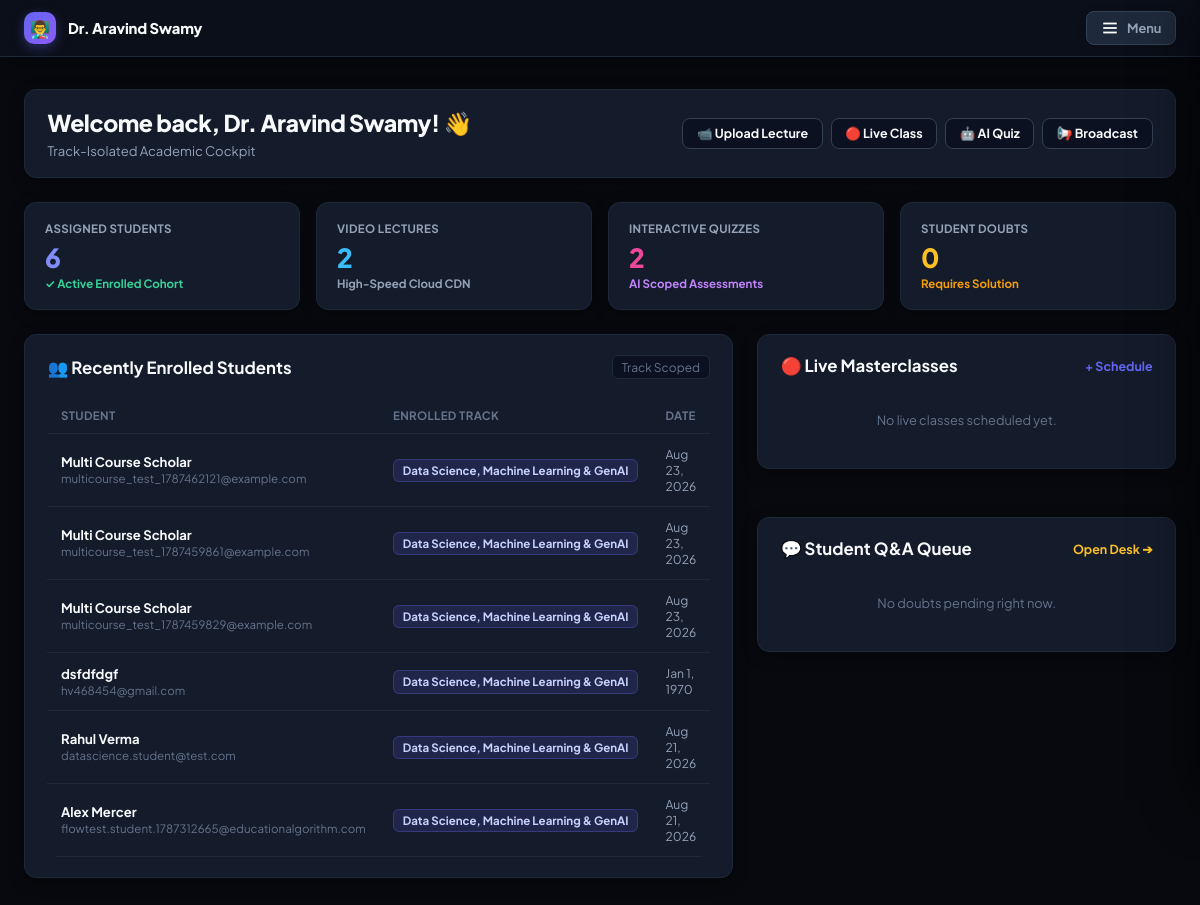
/instructor-dashboard.php (signed in), run on the app's committed database.
### tables this page shows
CREATE TABLE `instructors` (
  `id` int(11) NOT NULL AUTO_INCREMENT,
  `name` varchar(100) NOT NULL,
  `email` varchar(191) DEFAULT NULL,
  `phone` varchar(20) DEFAULT NULL,
  `username` varchar(100) DEFAULT NULL,
  `password` varchar(255) NOT NULL,
  `title` varchar(150) DEFAULT NULL,
  `bio` text DEFAULT NULL,
  `avatar_url` varchar(255) DEFAULT NULL,
  `two_factor_secret` varchar(64) DEFAULT NULL,
  `two_factor_enabled` tinyint(1) DEFAULT 0,
  `status` enum('active','inactive') DEFAULT 'active',
  `created_at` timestamp NOT NULL DEFAULT current_timestamp(),
  `linkedin_url` varchar(255) DEFAULT NULL,
  `github_url` varchar(255) DEFAULT NULL,
  `verification_token` varchar(100) DEFAULT NULL,
  `is_verified` tinyint(1) DEFAULT 0,
  `verified_at` datetime DEFAULT NULL,
  PRIMARY KEY (`id`),
  UNIQUE KEY `username` (`username`),
  UNIQUE KEY `email` (`email`)
);

CREATE TABLE `enrollments` (
  `id` int(11) NOT NULL AUTO_INCREMENT,
  `student_id` int(11) DEFAULT NULL,
  `course_id` int(11) DEFAULT NULL,
  `name` varchar(100) NOT NULL,
  `email` varchar(150) NOT NULL,
  `phone` varchar(30) NOT NULL,
  `course` varchar(150) NOT NULL,
  `amount` int(11) NOT NULL DEFAULT 15000,
  `payment_status` varchar(20) NOT NULL DEFAULT 'pending',
  `status` varchar(20) DEFAULT 'pending',
  `razorpay_order_id` varchar(100) DEFAULT NULL,
  `razorpay_payment_id` varchar(100) DEFAULT NULL,
  `enrolled_at` timestamp NULL DEFAULT NULL,
  `expires_at` timestamp NULL DEFAULT NULL,
  `lead_status` varchar(30) NOT NULL DEFAULT 'new',
  `created_at` timestamp NOT NULL DEFAULT current_timestamp(),
  PRIMARY KEY (`id`),
  KEY `idx_enrollments_email` (`email`),
  KEY `idx_enrollments_student_id` (`student_id`),
  KEY `idx_enrollments_status` (`status`),
  KEY `idx_enrollments_course_id` (`course_id`)
);

CREATE TABLE `students` (
  `id` int(11) NOT NULL AUTO_INCREMENT,
  `name` varchar(100) NOT NULL,
  `email` varchar(150) NOT NULL,
  `phone` varchar(30) DEFAULT NULL,
  `password` varchar(255) NOT NULL,
  `created_at` timestamp NOT NULL DEFAULT current_timestamp(),
  `status` varchar(20) NOT NULL DEFAULT 'active',
  PRIMARY KEY (`id`),
  UNIQUE KEY `email` (`email`),
  KEY `idx_students_email` (`email`)
);

CREATE TABLE `courses` (
  `id` int(11) NOT NULL AUTO_INCREMENT,
  `title` varchar(150) NOT NULL,
  `slug` varchar(180) DEFAULT NULL,
  `description` text DEFAULT NULL,
  `level` varchar(50) DEFAULT 'Beginner to Advanced',
  `duration` varchar(50) DEFAULT '12 Weeks',
  `price` int(11) NOT NULL DEFAULT 15000,
  `status` varchar(20) NOT NULL DEFAULT 'published',
  `published_at` datetime DEFAULT NULL,
  `created_at` timestamp NOT NULL DEFAULT current_timestamp(),
  `updated_at` timestamp NOT NULL DEFAULT current_timestamp() ON UPDATE current_timestamp(),
  PRIMARY KEY (`id`),
  KEY `idx_courses_status` (`status`)
);

### instructor-auth.php (called while the page is built, shortened)
<?php
require_once __DIR__ . '/config.php';
function get_instructor_profile($instructorId = null) {
    global $pdo;
    $stmt = $pdo->prepare("SELECT id, name, email, phone, title, bio, avatar_url, status FROM instructors WHERE id = ? LIMIT 1");
    $stmt->execute([$instructorId]);
    return $stmt->fetch() ?: null;
}
function get_instructor_assigned_courses($instructorId = null) {
    global $pdo;
    $stmt = $pdo->prepare("
        SELECT c.id, c.title, c.price, ci.assigned_at
        FROM courses c
        JOIN course_instructors ci ON c.id = ci.course_id
        WHERE ci.instructor_id = ?
        ORDER BY c.id ASC
    ");
    $stmt->execute([$instructorId]);
    return $stmt->fetchAll() ?: [];
}

### instructor-dashboard.php (the view, shortened to what this page needs)
<?php
require_once __DIR__ . '/config.php';
require_once __DIR__ . '/instructor-auth.php';
$instId = (int)$_SESSION['instructor_id'];
$assignedCourses = get_instructor_assigned_courses($instId);
$courseIds = array_map(function($c) { return (int)$c['id']; }, $assignedCourses);
$courseInSql = !empty($courseIds) ? implode(',', $courseIds) : '0';
$stmtEnrolled = $pdo->query("SELECT COUNT(DISTINCT student_id) FROM enrollments WHERE course_id IN ({$courseInSql}) AND status = 'active'");
$totalStudents = (int)$stmtEnrolled->fetchColumn();
$stmtVideos = $pdo->query("SELECT COUNT(*) FROM videos WHERE module_id IN (SELECT id FROM modules WHERE course_id IN ({$courseInSql}))");
$totalVideos = (int)$stmtVideos->fetchColumn();
$stmtQuizzes = $pdo->query("SELECT COUNT(*) FROM quizzes WHERE module_id IN (SELECT id FROM modules WHERE course_id IN ({$courseInSql}))");
$totalQuizzes = (int)$stmtQuizzes->fetchColumn();
$stmtDoubts = $pdo->query("SELECT COUNT(*) FROM lesson_doubts WHERE course_id IN ({$courseInSql}) AND status = 'pending'");
$pendingDoubts = (int)$stmtDoubts->fetchColumn();
$stmtRecents = $pdo->query("
    SELECT s.name, s.email, c.title as course_title, e.enrolled_at
    FROM enrollments e
    JOIN students s ON e.student_id = s.id
    JOIN courses c ON e.course_id = c.id
    WHERE e.course_id IN ({$courseInSql}) AND e.status = 'active'
    ORDER BY e.id DESC
    LIMIT 6
");
$recentStudents = $stmtRecents->fetchAll();
$stmtLive = $pdo->query("
    SELECT l.*, c.title as course_title
    FROM live_sessions l
    JOIN courses c ON l.course_id = c.id
    WHERE l.course_id IN ({$courseInSql}) AND l.status = 'upcoming'
    ORDER BY l.scheduled_at ASC
    LIMIT 4
");
$upcomingClasses = $stmtLive->fetchAll();
$stmtRecentDoubts = $pdo->query("
    SELECT d.*, s.name as student_name, c.title as course_title
    FROM lesson_doubts d
    JOIN students s ON d.student_id = s.id
    JOIN courses c ON d.course_id = c.id
    WHERE d.course_id IN ({$courseInSql})
    ORDER BY d.id DESC
    LIMIT 4
");
$recentDoubts = $stmtRecentDoubts->fetchAll();
?>
<!DOCTYPE html>
<html lang="en">
<head>
</head>
<body>
    <?php include __DIR__ . '/instructor-nav.php'; ?>
    <div class="container">
        <div class="hero-banner">
            <div>
                <h1 style="font-size: 1.45rem; font-weight: 800; letter-spacing: -0.02em; margin-bottom: 0.2rem;">Welcome back, <?= htmlspecialchars($profile['name']) ?>! 👋</h1>
                <p style="color: var(--text-muted); font-size: 0.82rem;">Track-Isolated Academic Cockpit</p>
            </div>
            <div style="display: flex; gap: 0.5rem; flex-wrap: wrap;">
                <a href="instructor-content.php" class="quick-btn">📹 Upload Lecture</a>
                <a href="instructor-live.php" class="quick-btn">🔴 Live Class</a>
                <a href="instructor-quizzes.php" class="quick-btn">🤖 AI Quiz</a>
                <a href="instructor-announcements.php" class="quick-btn">📢 Broadcast</a>
            </div>
        </div>
        <div class="stat-grid">
            <div class="stat-card">
                <div class="stat-label">Assigned Students</div>
                <div class="stat-number" style="color: #818cf8;"><?= $totalStudents ?></div>
                <span style="color: #34d399; font-size: 0.72rem; font-weight: 700;">✓ Active Enrolled Cohort</span>
            </div>
            <div class="stat-card">
                <div class="stat-label">Video Lectures</div>
                <div class="stat-number" style="color: #38bdf8;"><?= $totalVideos ?></div>
                <span style="color: var(--text-muted); font-size: 0.72rem; font-weight: 700;">High-Speed Cloud CDN</span>
            </div>
            <div class="stat-card">
                <div class="stat-label">Interactive Quizzes</div>
                <div class="stat-number" style="color: #ec4899;"><?= $totalQuizzes ?></div>
                <span style="color: #c084fc; font-size: 0.72rem; font-weight: 700;">AI Scoped Assessments</span>
            </div>
            <div class="stat-card">
                <div class="stat-label">Student Doubts</div>
                <div class="stat-number" style="color: #fbbf24;"><?= $pendingDoubts ?></div>
                <span style="color: #f59e0b; font-size: 0.72rem; font-weight: 700;">Requires Solution</span>
            </div>
        </div>
        <div class="content-grid">
            <div class="card">
                <div style="display: flex; justify-content: space-between; align-items: center; margin-bottom: 1.15rem;">
                    <h3 style="font-size: 1.05rem; font-weight: 700; white-space: nowrap;">👥 Recently Enrolled Students</h3>
                    <span style="font-size: 0.75rem; color: var(--text-subtle); background: #0b1120; padding: 0.2rem 0.55rem; border-radius: 6px; border: 1px solid var(--border-color);">Track Scoped</span>
                </div>
                <div class="table-responsive">
                    <table class="table-custom">
                        <thead>
                            <tr>
                                <th>Student</th>
                                <th>Enrolled Track</th>
                                <th>Date</th>
                            </tr>
                        </thead>
                        <tbody>
                            <?php if (empty($recentStudents)): ?>
                                <tr><td colspan="3" style="text-align: center; color: var(--text-subtle); padding: 2.5rem 0;">No students enrolled in your track yet.</td></tr>
                            <?php else: ?>
                                <?php foreach ($recentStudents as $s): ?>
                                    <tr>
                                        <td>
                                            <strong style="color: var(--text-main); font-size: 0.82rem;"><?= htmlspecialchars($s['name']) ?></strong><br>
                                            <span style="font-size: 0.72rem; color: var(--text-subtle);"><?= htmlspecialchars($s['email']) ?></span>
                                        </td>
                                        <td><span style="background: rgba(99,102,241,0.15); border: 1px solid rgba(99,102,241,0.3); color: #c7d2fe; padding: 0.2rem 0.55rem; border-radius: 6px; font-size: 0.72rem; font-weight: 700; white-space: nowrap;"><?= htmlspecialchars($s['course_title']) ?></span></td>
                                        <td style="font-size: 0.76rem;"><?= date('M j, Y', strtotime($s['enrolled_at'])) ?></td>
                                    </tr>
                                <?php endforeach; ?>
                            <?php endif; ?>
                        </tbody>
                    </table>
                </div>
            </div>
            <div style="display: flex; flex-direction: column; gap: 1.5rem;">
                <div class="card">
                    <div style="display: flex; justify-content: space-between; align-items: center; margin-bottom: 1rem;">
                        <h3 style="font-size: 1.05rem; font-weight: 700; white-space: nowrap;">🔴 Live Masterclasses</h3>
                        <a href="instructor-live.php" style="color: var(--accent-primary); font-size: 0.78rem; font-weight: 700; text-decoration: none; white-space: nowrap;">+ Schedule</a>
                    </div>
                    <?php if (empty($upcomingClasses)): ?>
                        <div style="text-align: center; padding: 1.25rem 0; color: var(--text-subtle); font-size: 0.80rem;">
                            No live classes scheduled yet.
                        </div>
                    <?php endif; ?>
                </div>
                <div class="card">
                    <div style="display: flex; justify-content: space-between; align-items: center; margin-bottom: 1rem;">
                        <h3 style="font-size: 1.05rem; font-weight: 700; white-space: nowrap;">💬 Student Q&A Queue</h3>
                        <a href="instructor-doubts.php" style="color: #fbbf24; font-size: 0.78rem; font-weight: 700; text-decoration: none; white-space: nowrap;">Open Desk ➔</a>
                    </div>
                    <?php if (empty($recentDoubts)): ?>
                        <div style="text-align: center; padding: 1.25rem 0; color: var(--text-subtle); font-size: 0.80rem;">
                            No doubts pending right now.
                        </div>
                    <?php endif; ?>
                </div>
            </div>
        </div>
    </div>
</body>
</html>

### instructor-nav.php (shortened to what this page needs)
<?php
require_once __DIR__ . '/instructor-auth.php';
$instId = (int)$_SESSION['instructor_id'];
$profile = get_instructor_profile($instId);
?>
<header class="faculty-topbar">
    <div class="faculty-topbar-inner">
        <a href="instructor-dashboard.php" class="faculty-brand-minimal">
            <div class="faculty-avatar-icon">👨‍🏫</div>
            <div class="faculty-name-title"><?= htmlspecialchars($profile['name']) ?></div>
        </a>
        <button type="button" class="btn-right-slider" onclick="toggleFacultyRightSlider()">
            <svg width="18" height="18" viewBox="0 0 24 24" fill="none" stroke="currentColor" stroke-width="2.4"><line x1="3" y1="12" x2="21" y2="12"/><line x1="3" y1="6" x2="21" y2="6"/><line x1="3" y1="18" x2="21" y2="18"/></svg>
            <span>Menu</span>
        </button>
    </div>
</header>

### data on the page
instructors: name "Dr. Aravind Swamy"
enrollments: student.name "Multi Course Scholar", student.email "multicourse_test_1787462121@example.com", course.title "Data Science, Machine Learning & GenAI", enrolled_at "Aug 23, 2026"
enrollments: student.name "Multi Course Scholar", student.email "multicourse_test_1787459861@example.com", course.title "Data Science, Machine Learning & GenAI", enrolled_at "Aug 23, 2026"
enrollments: student.name "Multi Course Scholar", student.email "multicourse_test_1787459829@example.com", course.title "Data Science, Machine Learning & GenAI", enrolled_at "Aug 23, 2026"
enrollments: student.name "dsfdfdgf", student.email "hv468454@gmail.com", course.title "Data Science, Machine Learning & GenAI", enrolled_at "Jan 1, 1970"
enrollments: student.name "Rahul Verma", student.email "datascience.student@test.com", course.title "Data Science, Machine Learning & GenAI", enrolled_at "Aug 21, 2026"
enrollments: student.name "Alex Mercer", student.email "flowtest.student.1787312665@educationalgorithm.com", course.title "Data Science, Machine Learning & GenAI", enrolled_at "Aug 21, 2026"

### other printed values
$totalStudents "6"
$totalVideos "2"
$totalQuizzes "2"
$pendingDoubts "0"
